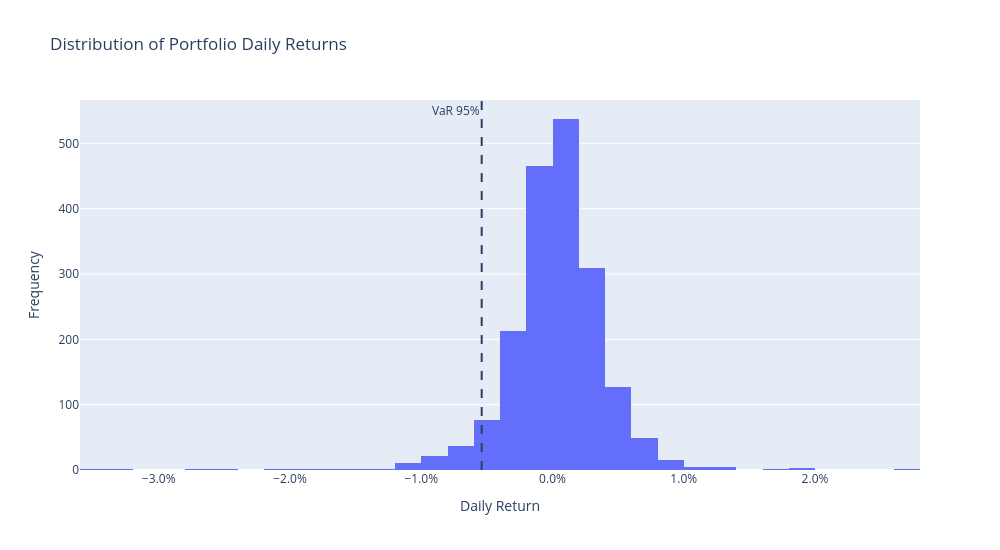

Notebook cell for this chart:
### Code cell
# ============================================================
# Distribución de retornos diarios con línea de VaR
# ============================================================

ret_df = pd.DataFrame({"Daily Return": portfolio_returns.dropna()})

fig = px.histogram(
    ret_df,
    x="Daily Return",
    nbins=60,
    title="Distribution of Portfolio Daily Returns"
)

fig.add_vline(
    x=-port_var_95_daily,
    line_dash="dash",
    annotation_text="VaR 95%",
    annotation_position="top left"
)

fig.update_traces(
    hovertemplate="Daily return bin: %{x:.2%}<br>Frequency: %{y}<extra></extra>"
)

fig.update_layout(
    xaxis_tickformat=".1%",
    xaxis_title="Daily Return",
    yaxis_title="Frequency",
    width=1000,
    height=550
)

fig.show()

### Figure 1 — Plotly figure (JSON) as saved in the notebook; plotly's stock layout.template omitted (floating-point values rounded to 4 significant figures; data arrays with more than 128 entries replaced by an {"elided": "..."} marker saying what was removed)
{"data": [{"bingroup": "x", "hovertemplate": "Daily return bin: %{x:.2%}<br>Frequency: %{y}<extra></extra>", "legendgroup": "", "marker": {"color": "#636efa", "pattern": {"shape": ""}}, "name": "", "nbinsx": 60, "orientation": "v", "showlegend": false, "type": "histogram", "x": {"elided": "1888 float values"}, "xaxis": "x", "yaxis": "y"}], "layout": {"annotations": [{"showarrow": false, "text": "VaR 95%", "x": -0.005395, "xanchor": "right", "xref": "x", "y": 1, "yanchor": "top", "yref": "y domain"}], "barmode": "relative", "height": 550, "legend": {"tracegroupgap": 0}, "shapes": [{"line": {"dash": "dash"}, "type": "line", "x0": -0.005395, "x1": -0.005395, "xref": "x", "y0": 0, "y1": 1, "yref": "y domain"}], "title": {"text": "Distribution of Portfolio Daily Returns"}, "width": 1000, "xaxis": {"anchor": "y", "domain": [0, 1], "tickformat": ".1%", "title": {"text": "Daily Return"}}, "yaxis": {"anchor": "x", "domain": [0, 1], "title": {"text": "Frequency"}}}}
